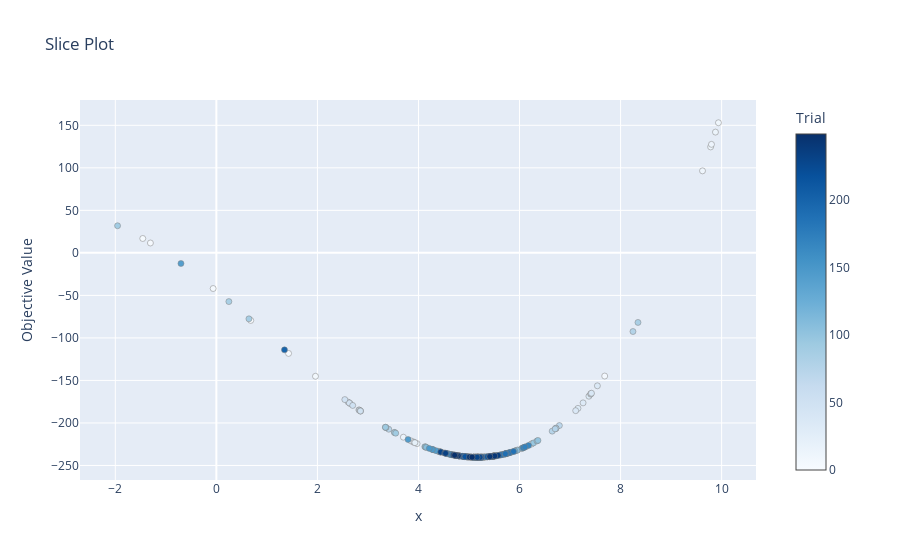

Notebook code for this chart:
### Code cell
optuna.visualization.plot_slice(study)

### Figure 1 — Plotly figure (JSON) as saved in the notebook; plotly's stock layout.template omitted (floating-point values rounded to 4 significant figures; data arrays with more than 128 entries replaced by an {"elided": "..."} marker saying what was removed)
{"data": [{"marker": {"color": {"elided": "250 int values"}, "colorbar": {"title": {"text": "Trial"}, "x": 1, "xpad": 40}, "colorscale": [[0, "rgb(247,251,255)"], [0.125, "rgb(222,235,247)"], [0.25, "rgb(198,219,239)"], [0.375, "rgb(158,202,225)"], [0.5, "rgb(107,174,214)"], [0.625, "rgb(66,146,198)"], [0.75, "rgb(33,113,181)"], [0.875, "rgb(8,81,156)"], [1, "rgb(8,48,107)"]], "line": {"color": "Grey", "width": 0.5}}, "mode": "markers", "name": "Feasible Trial", "showlegend": false, "type": "scatter", "x": {"elided": "250 float values"}, "y": {"elided": "250 float values"}}], "layout": {"title": {"text": "Slice Plot"}, "xaxis": {"title": {"text": "x"}}, "yaxis": {"title": {"text": "Objective Value"}}}}
